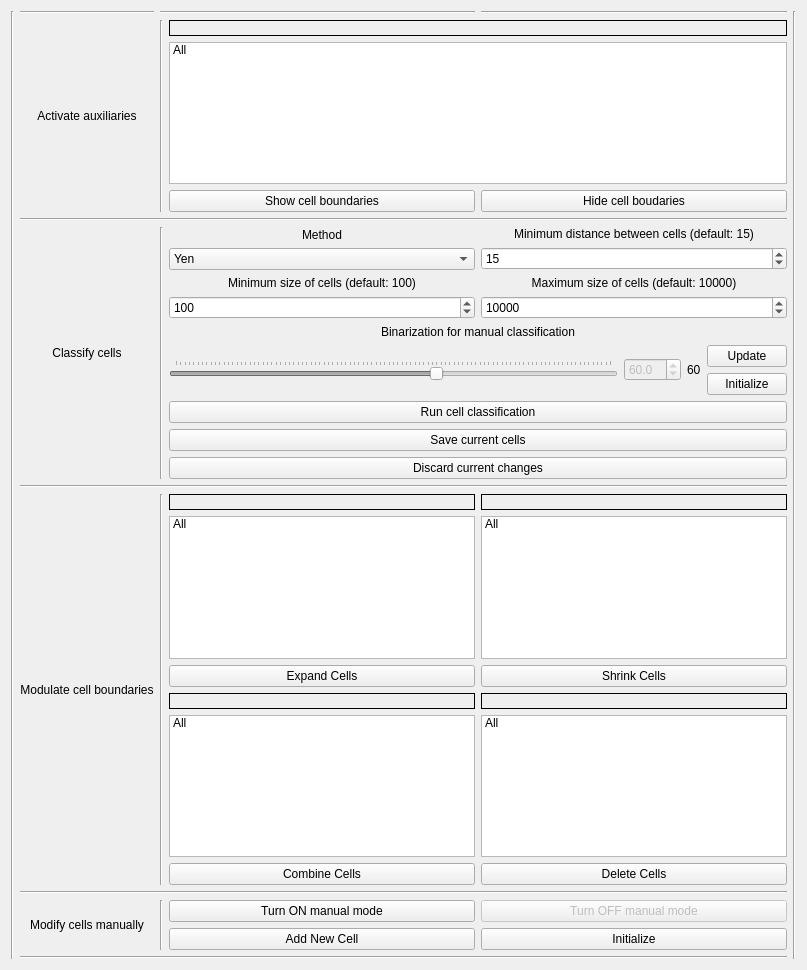
<?xml version="1.0" encoding="UTF-8"?>
<ui version="4.0">
 <class>Form</class>
 <widget class="QWidget" name="Form">
  <property name="geometry">
   <rect>
    <x>0</x>
    <y>0</y>
    <width>807</width>
    <height>970</height>
   </rect>
  </property>
  <property name="windowTitle">
   <string>Form</string>
  </property>
  <layout class="QGridLayout" name="gridLayout">
   <item row="0" column="0">
    <layout class="QGridLayout" name="CellSegment_gridLayout">
     <item row="13" column="1" colspan="4">
      <widget class="Line" name="line_10">
       <property name="orientation">
        <enum>Qt::Horizontal</enum>
       </property>
      </widget>
     </item>
     <item row="12" column="4">
      <widget class="QPushButton" name="modifyCellsManually_InitializeButton">
       <property name="text">
        <string>Initialize</string>
       </property>
      </widget>
     </item>
     <item row="9" column="3">
      <layout class="QVBoxLayout" name="modulateCellBoundariesExpandCells_verticalLayout_4">
       <item>
        <widget class="QLabel" name="modulateCellBoundaries_CombineCellsSelectedLabel">
         <property name="frameShape">
          <enum>QFrame::Panel</enum>
         </property>
         <property name="text">
          <string/>
         </property>
        </widget>
       </item>
       <item>
        <widget class="QListWidget" name="modulateCellBoundaries_CombineCellsListWidget">
         <property name="enabled">
          <bool>true</bool>
         </property>
         <property name="dragEnabled">
          <bool>true</bool>
         </property>
         <property name="selectionMode">
          <enum>QAbstractItemView::MultiSelection</enum>
         </property>
         <item>
          <property name="text">
           <string>All</string>
          </property>
         </item>
        </widget>
       </item>
       <item>
        <widget class="QPushButton" name="modulateCellBoundaries_combineCellPushButton">
         <property name="enabled">
          <bool>true</bool>
         </property>
         <property name="text">
          <string>Combine Cells</string>
         </property>
        </widget>
       </item>
      </layout>
     </item>
     <item row="5" column="4">
      <layout class="QVBoxLayout" name="verticalLayout_2">
       <item>
        <widget class="QLabel" name="classifyCells_MaximumSizeOfCellsLabel">
         <property name="text">
          <string>Maximum size of cells (default: 10000)</string>
         </property>
         <property name="alignment">
          <set>Qt::AlignCenter</set>
         </property>
         <property name="wordWrap">
          <bool>true</bool>
         </property>
        </widget>
       </item>
       <item>
        <widget class="QSpinBox" name="classifyCells_MaximumSizeOfCellsSpinBox">
         <property name="maximum">
          <number>1000000</number>
         </property>
         <property name="value">
          <number>10000</number>
         </property>
        </widget>
       </item>
      </layout>
     </item>
     <item row="4" column="4">
      <layout class="QVBoxLayout" name="classifyCellsMinDist_verticalLayout">
       <item>
        <widget class="QLabel" name="label_6">
         <property name="text">
          <string>Minimum distance between cells (default: 15)</string>
         </property>
         <property name="alignment">
          <set>Qt::AlignCenter</set>
         </property>
         <property name="wordWrap">
          <bool>true</bool>
         </property>
        </widget>
       </item>
       <item>
        <widget class="QSpinBox" name="classifyCells_MinimumDistanceBetweenCellsSpinBox">
         <property name="value">
          <number>15</number>
         </property>
        </widget>
       </item>
      </layout>
     </item>
     <item row="10" column="1" colspan="4">
      <widget class="Line" name="line_9">
       <property name="orientation">
        <enum>Qt::Horizontal</enum>
       </property>
      </widget>
     </item>
     <item row="8" column="1" rowspan="2">
      <widget class="QLabel" name="Modulate_cell_boundaries_label">
       <property name="text">
        <string>Modulate cell boundaries</string>
       </property>
       <property name="alignment">
        <set>Qt::AlignCenter</set>
       </property>
      </widget>
     </item>
     <item row="2" column="2">
      <widget class="Line" name="line_3">
       <property name="orientation">
        <enum>Qt::Vertical</enum>
       </property>
      </widget>
     </item>
     <item row="4" column="1" rowspan="3">
      <widget class="QLabel" name="Classify_cells_label">
       <property name="text">
        <string>Classify cells</string>
       </property>
       <property name="alignment">
        <set>Qt::AlignCenter</set>
       </property>
      </widget>
     </item>
     <item row="9" column="4">
      <layout class="QVBoxLayout" name="modulateCellBoundariesExpandCells_verticalLayout_3">
       <item>
        <widget class="QLabel" name="modulateCellBoundaries_DeleteCellsSelectedLabel">
         <property name="frameShape">
          <enum>QFrame::Panel</enum>
         </property>
         <property name="text">
          <string/>
         </property>
        </widget>
       </item>
       <item>
        <widget class="QListWidget" name="modulateCellBoundaries_DeleteCellsListWidget">
         <property name="enabled">
          <bool>true</bool>
         </property>
         <property name="dragEnabled">
          <bool>true</bool>
         </property>
         <property name="selectionMode">
          <enum>QAbstractItemView::MultiSelection</enum>
         </property>
         <item>
          <property name="text">
           <string>All</string>
          </property>
         </item>
        </widget>
       </item>
       <item>
        <widget class="QPushButton" name="modulateCellBoundaries_deleteCellPushButton">
         <property name="enabled">
          <bool>true</bool>
         </property>
         <property name="text">
          <string>Delete Cells</string>
         </property>
        </widget>
       </item>
      </layout>
     </item>
     <item row="12" column="3">
      <widget class="QPushButton" name="modifyCellsManually_AddNewCellButton">
       <property name="text">
        <string>Add New Cell</string>
       </property>
      </widget>
     </item>
     <item row="8" column="3">
      <layout class="QVBoxLayout" name="modulateCellBoundariesExpandCells_verticalLayout">
       <item>
        <widget class="QLabel" name="modulateCellBoundaries_ExpandCellsSelectedLabel">
         <property name="frameShape">
          <enum>QFrame::Panel</enum>
         </property>
         <property name="text">
          <string/>
         </property>
        </widget>
       </item>
       <item>
        <widget class="QListWidget" name="modulateCellBoundaries_ExpandCellsListWidget">
         <property name="enabled">
          <bool>true</bool>
         </property>
         <property name="dragEnabled">
          <bool>true</bool>
         </property>
         <property name="selectionMode">
          <enum>QAbstractItemView::MultiSelection</enum>
         </property>
         <item>
          <property name="text">
           <string>All</string>
          </property>
         </item>
        </widget>
       </item>
       <item>
        <widget class="QPushButton" name="modulateCellBoundaries_expandCellPushButton">
         <property name="enabled">
          <bool>true</bool>
         </property>
         <property name="text">
          <string>Expand Cells</string>
         </property>
        </widget>
       </item>
      </layout>
     </item>
     <item row="11" column="1" rowspan="2">
      <widget class="QLabel" name="Modfiy_cells_manually_label">
       <property name="text">
        <string>Modify cells manually</string>
       </property>
       <property name="alignment">
        <set>Qt::AlignCenter</set>
       </property>
      </widget>
     </item>
     <item row="1" column="0" rowspan="13">
      <widget class="Line" name="line_5">
       <property name="orientation">
        <enum>Qt::Vertical</enum>
       </property>
      </widget>
     </item>
     <item row="1" column="5" rowspan="13">
      <widget class="Line" name="line_2">
       <property name="orientation">
        <enum>Qt::Vertical</enum>
       </property>
      </widget>
     </item>
     <item row="11" column="4">
      <widget class="QPushButton" name="modifyCellsManually_turOFFManualModeButton">
       <property name="enabled">
        <bool>false</bool>
       </property>
       <property name="text">
        <string>Turn OFF manual mode</string>
       </property>
      </widget>
     </item>
     <item row="1" column="2" colspan="2">
      <widget class="Line" name="line_20">
       <property name="orientation">
        <enum>Qt::Horizontal</enum>
       </property>
      </widget>
     </item>
     <item row="7" column="1" colspan="4">
      <widget class="Line" name="line_7">
       <property name="orientation">
        <enum>Qt::Horizontal</enum>
       </property>
      </widget>
     </item>
     <item row="1" column="4">
      <widget class="Line" name="line_21">
       <property name="orientation">
        <enum>Qt::Horizontal</enum>
       </property>
      </widget>
     </item>
     <item row="1" column="1">
      <widget class="Line" name="line_19">
       <property name="orientation">
        <enum>Qt::Horizontal</enum>
       </property>
      </widget>
     </item>
     <item row="4" column="2" rowspan="3">
      <widget class="Line" name="line_4">
       <property name="orientation">
        <enum>Qt::Vertical</enum>
       </property>
      </widget>
     </item>
     <item row="5" column="3">
      <layout class="QVBoxLayout" name="verticalLayout">
       <item>
        <widget class="QLabel" name="classifyCells_MinimumSizeOfCellsLabel">
         <property name="text">
          <string>Minimum size of cells (default: 100)</string>
         </property>
         <property name="alignment">
          <set>Qt::AlignCenter</set>
         </property>
         <property name="wordWrap">
          <bool>true</bool>
         </property>
        </widget>
       </item>
       <item>
        <widget class="QSpinBox" name="classifyCells_MinimumSizeOfCellsSpinBox">
         <property name="maximum">
          <number>1000000</number>
         </property>
         <property name="value">
          <number>100</number>
         </property>
        </widget>
       </item>
      </layout>
     </item>
     <item row="8" column="4">
      <layout class="QVBoxLayout" name="modulateCellBounareisShrinkCells_verticalLayout">
       <item>
        <widget class="QLabel" name="modulateCellBoundaries_ShrinkCellsSelectedLabel">
         <property name="frameShape">
          <enum>QFrame::Panel</enum>
         </property>
         <property name="text">
          <string/>
         </property>
        </widget>
       </item>
       <item>
        <widget class="QListWidget" name="modulateCellBoundaries_ShrinkCellsListWidget">
         <property name="enabled">
          <bool>true</bool>
         </property>
         <property name="dragEnabled">
          <bool>true</bool>
         </property>
         <property name="selectionMode">
          <enum>QAbstractItemView::MultiSelection</enum>
         </property>
         <item>
          <property name="text">
           <string>All</string>
          </property>
         </item>
        </widget>
       </item>
       <item>
        <widget class="QPushButton" name="modulateCellBoundaries_shrinkCellPushButton">
         <property name="enabled">
          <bool>true</bool>
         </property>
         <property name="text">
          <string>Shrink Cells</string>
         </property>
        </widget>
       </item>
      </layout>
     </item>
     <item row="4" column="3">
      <layout class="QVBoxLayout" name="classifyCellsMethod_verticalLayout">
       <item>
        <widget class="QLabel" name="label_5">
         <property name="text">
          <string>Method</string>
         </property>
         <property name="alignment">
          <set>Qt::AlignCenter</set>
         </property>
         <property name="wordWrap">
          <bool>true</bool>
         </property>
        </widget>
       </item>
       <item>
        <widget class="QComboBox" name="classifyCells_MethodSpinBox">
         <item>
          <property name="text">
           <string>Yen</string>
          </property>
         </item>
         <item>
          <property name="text">
           <string>Otsu</string>
          </property>
         </item>
         <item>
          <property name="text">
           <string>Triangle</string>
          </property>
         </item>
         <item>
          <property name="text">
           <string>Li</string>
          </property>
         </item>
         <item>
          <property name="text">
           <string>Manual</string>
          </property>
         </item>
        </widget>
       </item>
      </layout>
     </item>
     <item row="2" column="1">
      <widget class="QLabel" name="Activate_auxiliaries_label">
       <property name="text">
        <string>Activate auxiliaries</string>
       </property>
       <property name="alignment">
        <set>Qt::AlignCenter</set>
       </property>
      </widget>
     </item>
     <item row="11" column="3">
      <widget class="QPushButton" name="modifyCellsManually_turONManualModeButton">
       <property name="enabled">
        <bool>true</bool>
       </property>
       <property name="text">
        <string>Turn ON manual mode</string>
       </property>
      </widget>
     </item>
     <item row="8" column="2" rowspan="2">
      <widget class="Line" name="line_6">
       <property name="orientation">
        <enum>Qt::Vertical</enum>
       </property>
      </widget>
     </item>
     <item row="6" column="3" colspan="2">
      <layout class="QVBoxLayout" name="classifyCellsBinarization_verticalLayout">
       <item>
        <widget class="QLabel" name="label_7">
         <property name="text">
          <string>Binarization for manual classification</string>
         </property>
         <property name="alignment">
          <set>Qt::AlignCenter</set>
         </property>
         <property name="wordWrap">
          <bool>true</bool>
         </property>
        </widget>
       </item>
       <item>
        <layout class="QGridLayout" name="gridLayout_2">
         <item row="4" column="0" colspan="2">
          <widget class="QPushButton" name="saveCurrentCells_pushButton">
           <property name="enabled">
            <bool>true</bool>
           </property>
           <property name="text">
            <string>Save current cells</string>
           </property>
          </widget>
         </item>
         <item row="3" column="0" colspan="2">
          <widget class="QPushButton" name="runCellClassification_pushButton">
           <property name="text">
            <string>Run cell classification</string>
           </property>
          </widget>
         </item>
         <item row="5" column="0" colspan="2">
          <widget class="QPushButton" name="discardCurrentCells_pushButton">
           <property name="enabled">
            <bool>true</bool>
           </property>
           <property name="text">
            <string>Discard current changes</string>
           </property>
          </widget>
         </item>
         <item row="1" column="1">
          <widget class="QPushButton" name="binaryForManual_UpdatePushButton">
           <property name="enabled">
            <bool>true</bool>
           </property>
           <property name="text">
            <string>Update</string>
           </property>
          </widget>
         </item>
         <item row="2" column="1">
          <widget class="QPushButton" name="binaryForManual_InitializePushButton">
           <property name="text">
            <string>Initialize</string>
           </property>
          </widget>
         </item>
         <item row="1" column="0" rowspan="2">
          <layout class="QHBoxLayout" name="horizontalLayout">
           <item>
            <widget class="QSlider" name="binaryForManual_horizontalSlider">
             <property name="enabled">
              <bool>false</bool>
             </property>
             <property name="autoFillBackground">
              <bool>false</bool>
             </property>
             <property name="maximum">
              <number>100</number>
             </property>
             <property name="value">
              <number>60</number>
             </property>
             <property name="orientation">
              <enum>Qt::Horizontal</enum>
             </property>
             <property name="tickPosition">
              <enum>QSlider::TicksAbove</enum>
             </property>
            </widget>
           </item>
           <item>
            <widget class="QDoubleSpinBox" name="binaryForManual_doubleSpinBox">
             <property name="enabled">
              <bool>false</bool>
             </property>
             <property name="decimals">
              <number>1</number>
             </property>
             <property name="maximum">
              <double>100.000000000000000</double>
             </property>
             <property name="value">
              <double>60.000000000000000</double>
             </property>
            </widget>
           </item>
           <item>
            <widget class="QLabel" name="binaryForManual_label">
             <property name="text">
              <string>60</string>
             </property>
            </widget>
           </item>
          </layout>
         </item>
        </layout>
       </item>
      </layout>
     </item>
     <item row="3" column="1" colspan="4">
      <widget class="Line" name="line">
       <property name="orientation">
        <enum>Qt::Horizontal</enum>
       </property>
      </widget>
     </item>
     <item row="2" column="3" colspan="2">
      <layout class="QGridLayout" name="gridLayout_4">
       <item row="2" column="0">
        <widget class="QPushButton" name="ActivateAuxiliaries_showCellBoundariesPushButton">
         <property name="text">
          <string>Show cell boundaries</string>
         </property>
        </widget>
       </item>
       <item row="0" column="0" colspan="2">
        <widget class="QLabel" name="activeAuxiliaries_cellBoundariesSelectedLabel">
         <property name="frameShape">
          <enum>QFrame::Box</enum>
         </property>
         <property name="lineWidth">
          <number>1</number>
         </property>
         <property name="text">
          <string/>
         </property>
         <property name="wordWrap">
          <bool>true</bool>
         </property>
        </widget>
       </item>
       <item row="2" column="1">
        <widget class="QPushButton" name="ActivateAuxiliaries_hideCellBoundariesPushButton">
         <property name="text">
          <string>Hide cell boudaries</string>
         </property>
        </widget>
       </item>
       <item row="1" column="0" colspan="2">
        <widget class="QListWidget" name="ActivateAuxiliaries_cellBoundariesListWidget">
         <property name="enabled">
          <bool>true</bool>
         </property>
         <property name="frameShape">
          <enum>QFrame::StyledPanel</enum>
         </property>
         <property name="selectionMode">
          <enum>QAbstractItemView::MultiSelection</enum>
         </property>
         <item>
          <property name="text">
           <string>All</string>
          </property>
         </item>
        </widget>
       </item>
      </layout>
     </item>
     <item row="11" column="2" rowspan="2">
      <widget class="Line" name="line_8">
       <property name="orientation">
        <enum>Qt::Vertical</enum>
       </property>
      </widget>
     </item>
    </layout>
   </item>
  </layout>
 </widget>
 <resources/>
 <connections/>
</ui>
